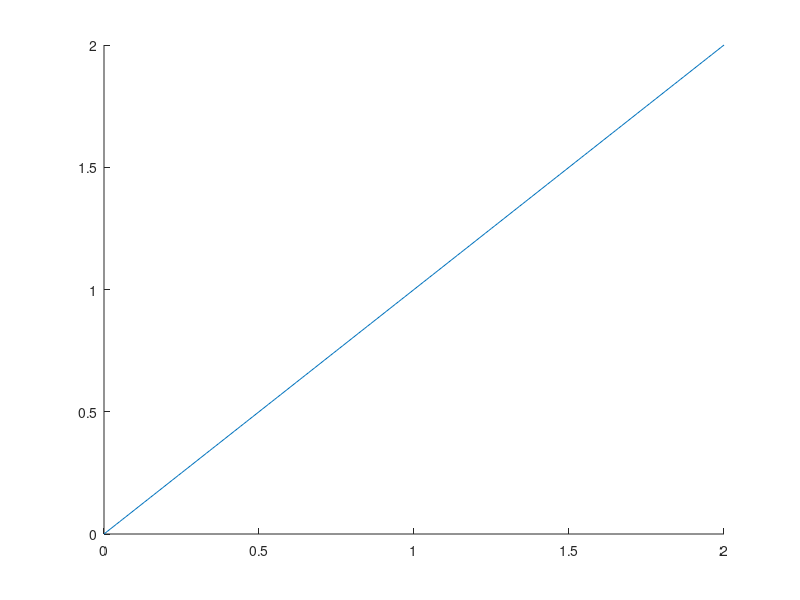

Here is the MATLAB script that generated this plot: (Note: this script raises an error after producing the figure.)
clc;
close all;
clear all;

ts = 0.01;
n = 170;

t = 0:ts:2;
x = t;

figure;
hold on;
plot(t, x)

x_d = fderiv(x, 1, n, ts);
x_i = fint(x, 1,   n, ts);
plot(t, x_d)
plot(t, x_i)

legend('x', 'xd', 'xint')
xlabel('t');
ylabel('x(t)');
